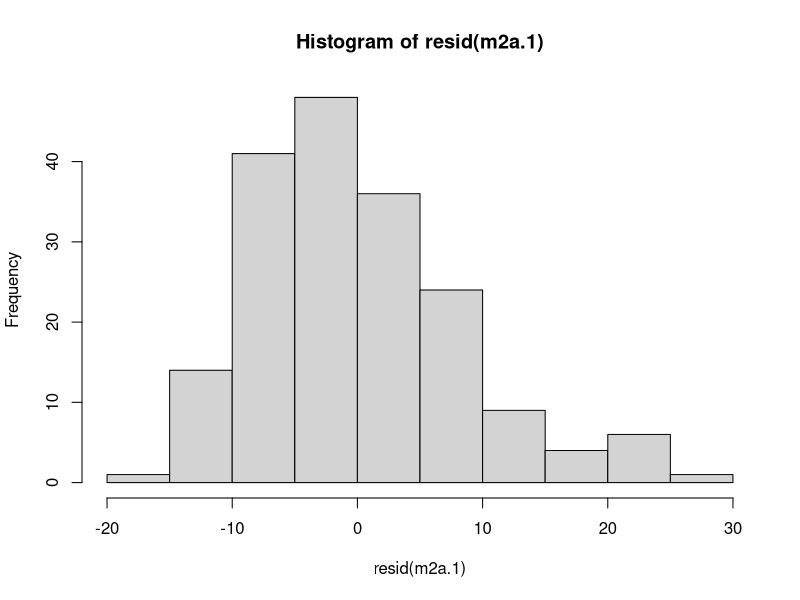

This chart was generated by the following R code: (Note: this script raises an error after producing the figure.)
## ---- chunk 1
data(Traffic, package="MASS")
Traffic$year<-as.factor(Traffic$year)
Traffic[c(1,2,184),]
## ---- chunk 2
X<-model.matrix(y~limit+year+day, data=Traffic)
X[c(1,2,184),]
## ---- chunk 3
m2a.1<-glm(y ~ limit + year + day, data=Traffic)
summary(m2a.1)
## ---- chunk 4
hist(resid(m2a.1))
## ---- chunk 5
m2a.2<-glm(y ~ limit + year + day, family=poisson, data=Traffic)
summary(m2a.2)
## ---- chunk 6
exp(m2a.2$coef["(Intercept)"])
## ---- chunk 7
exp(m2a.2$coef["(Intercept)"]+m2a.2$coef["limityes"])
## ---- chunk 8
exp(m2a.2$coef["limityes"])
## ---- chunk 9
m2a.3<-glm(y ~ 1, data=Traffic, family="poisson")
summary(m2a.3)
## ---- chunk 10
m2a.4<-glm(y ~ limit + year + day, family=quasipoisson, data=Traffic)
summary(m2a.4)
## ---- chunk 11
ppois(8, exp(m2a.2$coef["(Intercept)"]+91*m2a.2$coef["day"]))
## ---- chunk 12
prior<-list(R=list(V=1, nu=0.002))
m2a.5<-MCMCglmm(y ~ limit + year + day, family="poisson", data=Traffic, prior=prior, pl=TRUE)
## ---- chunk 13
plot(m2a.5$Sol)
## ---- chunk 14
summary(m2a.4)
## ---- chunk 15
lat92<-m2a.5$Liab[,92]
# posterior distribution of the 92nd latent variable (liability)

eta92<-m2a.5$Sol[,"(Intercept)"]+m2a.5$Sol[,"day"]*Traffic$day[92]
# posterior distribution of X\beta for the 92nd observation

resid92<-lat92-eta92
# posterior distribution of e for the 92nd observation

mean(resid92)
# posterior mean of e for the 92nd observation
## ---- chunk 16
plot(m2a.5$VCV)
## ---- chunk 17
predict(m2a.5, type="terms")[92]
## ---- chunk 18
resid.var<-mean(m2a.5$VCV)
intercept.coef<-mean(m2a.5$Sol[,"(Intercept)"])
day.coef<-mean(m2a.5$Sol[,"day"])
pos.ly<-seq(intercept.coef+day.coef*92-sqrt(resid.var), intercept.coef+day.coef*92+sqrt(resid.var), length=100)
d.ly<-dnorm(pos.ly,intercept.coef+day.coef*92, sqrt(resid.var))
d.y<-dlnorm(exp(pos.ly),intercept.coef+day.coef*92, sqrt(resid.var))
## ---- chunk 19
predict(m2a.5)[92]
## ---- chunk 20
predict(m2a.5, interval="confidence")[92,]
## ---- chunk 21
predict(m2a.5, interval="prediction")[92,]
## ---- chunk 22
ypred<-simulate(m2a.5)
## ---- chunk 23
qqplot(ypred, Traffic$y)
abline(0,1)
## ---- chunk 24
success<-rbinom(2, size=5, prob=c(0.4, 0.6))
failure<-5-success
binom<-rbind(success, failure)
colnames(binom)<-c("u.1", "u.2")
binom
## ---- chunk 25
binary<-matrix(rep(c(1,0,1,0), binom), 1,10)
colnames(binary)<-rep(c("u.1", "u.2"), each=5)
binary
## ---- chunk 26
data(PlodiaRB)
## ---- chunk 27
prior.m2b.1=list(R=list(V=1, fix=1), G=list(G1=list(V=1, nu=0.002)))
m2b.1<-MCMCglmm(Pupated~1, random=~FSfamily, family="categorical", data=PlodiaRB, prior=prior.m2b.1)
## ---- chunk 28
prior.m2b.2=list(R=list(V=2, fix=1), G=list(G1=list(V=1, nu=0.002)))
m2b.2<-MCMCglmm(Pupated~1, random=~FSfamily, family="categorical", data=PlodiaRB, prior=prior.m2b.2)
## ---- chunk 29
plot(mcmc.list(m2b.1$Sol,m2b.2$Sol))
## ---- chunk 30
plot(mcmc.list(m2b.1$VCV,m2b.2$VCV))
## ---- chunk 31
IC.1<-m2b.1$VCV[,1]/(rowSums(m2b.1$VCV)+pi^2/3)
IC.2<-m2b.2$VCV[,1]/(rowSums(m2b.2$VCV)+pi^2/3)
plot(mcmc.list(IC.1,IC.2))
## ---- chunk 32
c2 <- ((16 * sqrt(3))/(15 * pi))^2
Int.1 <- m2b.1$Sol/sqrt(1 + c2 * m2b.1$VCV[, 2])
Int.2 <- m2b.2$Sol/sqrt(1 + c2 * m2b.2$VCV[, 2])
plot(mcmc.list(as.mcmc(Int.1), as.mcmc(Int.2)))
## ---- chunk 33
hist(plogis(rnorm(1000, 0, sqrt(1e+8))))
## ---- chunk 34
treatment<-gl(2,25)
y<-rbinom(50,1,c(0.5, 0.001)[treatment])
data.bin<-data.frame(treatment=treatment, y=y)
table(data.bin)
## ---- chunk 35
m2c.1<-glm(y~treatment, data=data.bin, family="binomial")
summary(m2c.1)
## ---- chunk 36
m2c.2<-binom.test(table(data.bin)[2,2], 25)
m2c.2
## ---- chunk 37
prior.m2c.3=list(R=list(V=1, fix=1))
m2c.3<-MCMCglmm(y~treatment, data=data.bin, family="categorical", prior=prior.m2c.3)
## ---- chunk 38
prior.m2c.4=list(B=list(mu=c(0,0), V=diag(2)*(pi^2/3+1)), R=list(V=1, fix=1))
m2c.4<-MCMCglmm(y~treatment-1, data=data.bin, family="categorical", prior=prior.m2c.4)
## ---- chunk 39
predict(m2c.4, interval = "confidence")[26, ]
